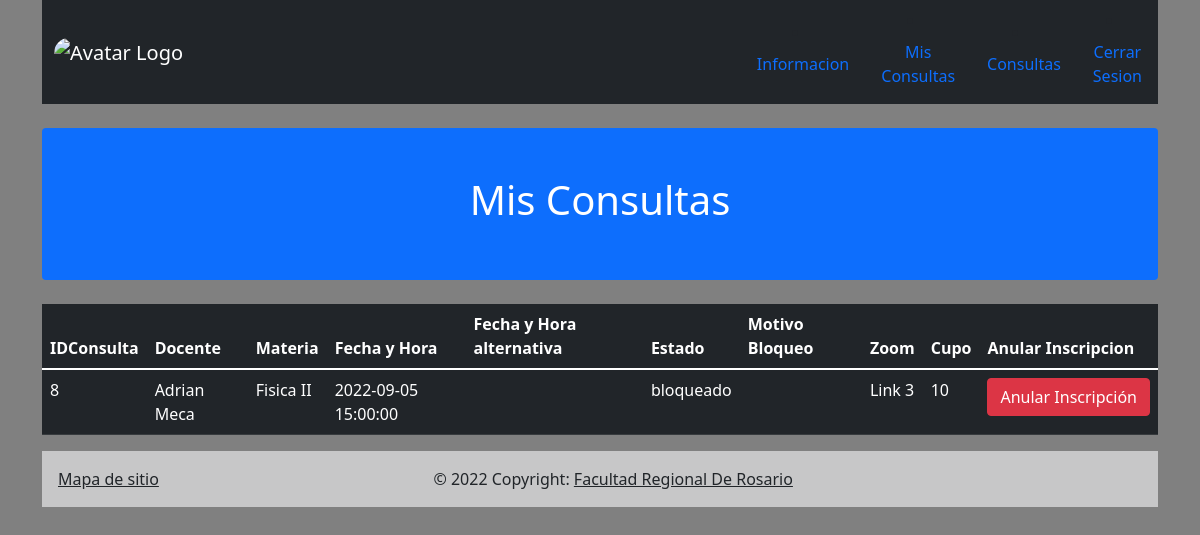
The app's page /Vistas/ConsultaAlumnos.php (signed in) with its own data.
### tables this page shows
CREATE TABLE `inscripcion` (
  `idInscripcion` int NOT NULL AUTO_INCREMENT,
  `idConsulta` int NOT NULL,
  `legajoAlumno` int NOT NULL,
  `legajoDocente` int NOT NULL,
  `idMateria` int NOT NULL,
  `fechayhoraInsc` datetime NOT NULL DEFAULT CURRENT_TIMESTAMP,
  PRIMARY KEY (`idInscripcion`,`idConsulta`,`legajoAlumno`,`legajoDocente`,`idMateria`),
  UNIQUE KEY `idInscripcion_UNIQUE` (`idInscripcion`),
  KEY `idConsul_fk_idx` (`idConsulta`),
  KEY `legajoAlu_fk_idx` (`legajoAlumno`),
  KEY `idMate_fk_idx` (`idMateria`),
  KEY `legajoDocente_fk` (`legajoDocente`),
  CONSTRAINT `idConsul_fk` FOREIGN KEY (`idConsulta`) REFERENCES `consulta` (`idConsulta`) ON DELETE RESTRICT ON UPDATE CASCADE,
  CONSTRAINT `idMate_fk` FOREIGN KEY (`idMateria`) REFERENCES `consulta` (`idMateria`) ON UPDATE CASCADE,
  CONSTRAINT `legajoAlu_fk` FOREIGN KEY (`legajoAlumno`) REFERENCES `alumno` (`legajo`) ON DELETE RESTRICT ON UPDATE CASCADE,
  CONSTRAINT `legajoDocente_fk` FOREIGN KEY (`legajoDocente`) REFERENCES `consulta` (`legajoDocente`) ON DELETE RESTRICT ON UPDATE CASCADE
);

CREATE TABLE `consulta` (
  `idConsulta` int NOT NULL AUTO_INCREMENT,
  `legajoDocente` int NOT NULL,
  `idMateria` int NOT NULL,
  `fechayhora` datetime NOT NULL,
  `fechayhoraAlt` datetime DEFAULT NULL,
  `estado` varchar(45) NOT NULL,
  `motivoBloqueo` varchar(45) DEFAULT NULL,
  `enlaceZoom` varchar(45) DEFAULT NULL,
  `cupo` int NOT NULL,
  PRIMARY KEY (`idConsulta`,`legajoDocente`,`idMateria`),
  KEY `legajoDoc_fk_idx` (`legajoDocente`),
  KEY `idMateria_fk_idx` (`idMateria`),
  CONSTRAINT `idMateria_fk` FOREIGN KEY (`idMateria`) REFERENCES `materia` (`idMateria`) ON DELETE RESTRICT ON UPDATE CASCADE,
  CONSTRAINT `legajoDoc_fk` FOREIGN KEY (`legajoDocente`) REFERENCES `docente` (`legajo`) ON DELETE RESTRICT ON UPDATE CASCADE
);

CREATE TABLE `docente` (
  `legajo` int NOT NULL,
  `email` varchar(45) NOT NULL,
  `contraseña` varchar(45) NOT NULL,
  `nombre` varchar(45) NOT NULL,
  `apellido` varchar(45) NOT NULL,
  `tipoUsuario` varchar(45) NOT NULL DEFAULT 'docente',
  PRIMARY KEY (`legajo`)
);

CREATE TABLE `materia` (
  `idMateria` int NOT NULL AUTO_INCREMENT,
  `nombre` varchar(45) NOT NULL,
  PRIMARY KEY (`idMateria`)
);

### Vistas/usuario.php (called while the page is built, shortened)
<?php
    class Usuario {
        public $legajo;
        public $tipoUsuario;
        function getLegajo(){
            return  $this -> legajo;
        }
        function getTipoUsuario(){
            return  $this -> tipoUsuario;
        }
}
 ?>

### Vistas/conexion.php (called while the page is built, shortened)
<?php
        $db = "bs_consultas";
?>

### Vistas/alumnoControlador.php (called while the page is built, shortened)
<?php
    include('conexion.php');
    function getMisConsultas()
    {
        include('conexion.php');
        $myUser = $_SESSION['usuario'];
        $legajo = $myUser -> getLegajo();
        $vSql = "select c.idConsulta,d.nombre,d.apellido,m.nombre,c.fechayhora,c.fechayhoraAlt,c.estado,c.motivoBloqueo,c.enlaceZoom,c.cupo, insc.idInscripcion  from inscripcion insc
        inner join consulta c
        on insc.idConsulta = c.idConsulta
        and insc.legajoDocente = c.legajoDocente
        and insc.idMateria = c.idMateria
        inner join docente d
        on d.legajo = c.legajoDocente
        inner join materia m
        on m.idMateria = c.idMateria
        where insc.legajoAlumno = '$legajo';";
        $vResultado = mysqli_query($link,$vSql)  or die (mysqli_error($link));;
        return $vResultado;
    }
?>

### Vistas/ConsultaAlumnos.php (the view, shortened to what this page needs)
<?php
 include("usuario.php");
    if(isset($_SESSION['usuario']))
    {
     if($_SESSION['usuario'] -> getTipoUsuario() == "alumno")
        {
        include("template/menuAlumno.php");
        }
      else{
        header("Location: AccesoDenegado.php");
      }
    }else{
      header("Location: AccesoDenegado.php");
  }
?>
<?php include('alumnoControlador.php');
  $myResults = getMisConsultas();
  $cant = mysqli_num_rows($myResults);
  ?>
    <div class="mt-4 p-5 bg-primary text-white rounded text-center">
            <h1>Mis Consultas</h1>
          </div><br>
          <?php
          if($cant>0)
          {
          ?>
             <table class="table table-dark">
            <thead>
              <tr>
                <th>IDConsulta</th>
                <th>Docente</th>
                <th>Materia</th>
                <th>Fecha y Hora</th>
                <th>Fecha y Hora alternativa</th>
                <th>Estado</th>
                <th>Motivo Bloqueo</th>
                <th>Zoom</th>
                <th>Cupo</th>
                <th>Anular Inscripcion</th>
              </tr>
            </thead>
            <tbody>
            <?php
            while($fila = mysqli_fetch_array($myResults))
            {
            ?>
                <tr>
                  <td><?php echo $fila[0] ?></td>
                  <td><?php echo $fila[1]." ".$fila[2]  ?></td>
                  <td><?php echo $fila[3]?></td>
                  <td><?php echo $fila[4]?></td>
                  <td><?php echo $fila[5]?></td>
                  <td><?php echo $fila[6]?></td>
                  <td><?php echo $fila[7]?></td>
                  <td><?php echo $fila[8]?></td>
                  <td><?php echo $fila[9]?></td>
                  <form action="alumnoControlador.php" method="POST">
                  <td><input type="submit" class="btn btn-danger" value="Anular Inscripción" onclick="confirm('¿Desea Anular Inscripcion?')"></td>
                  </form>
                </tr>
                <?php
              }
                ?>
          <?php
          }
        else
        {
          echo "<div class='alert alert-info'>
          <strong>Informacion</strong> Usted no se ha incripto a ninguna consulta.
        </div>";
        }
          ?>
            </tbody>
          </table>
          <?php include("footer.php") ?>
</body>
</html>

### records on screen
inscripcion: consulta.idConsulta "8", docente.nombre "Adrian", docente.apellido "Meca", materia.nombre "Fisica II", consulta.fechayhora "2022-09-05 15:00:00", consulta.estado "bloqueado", consulta.enlaceZoom "Link 3", consulta.cupo "10"
